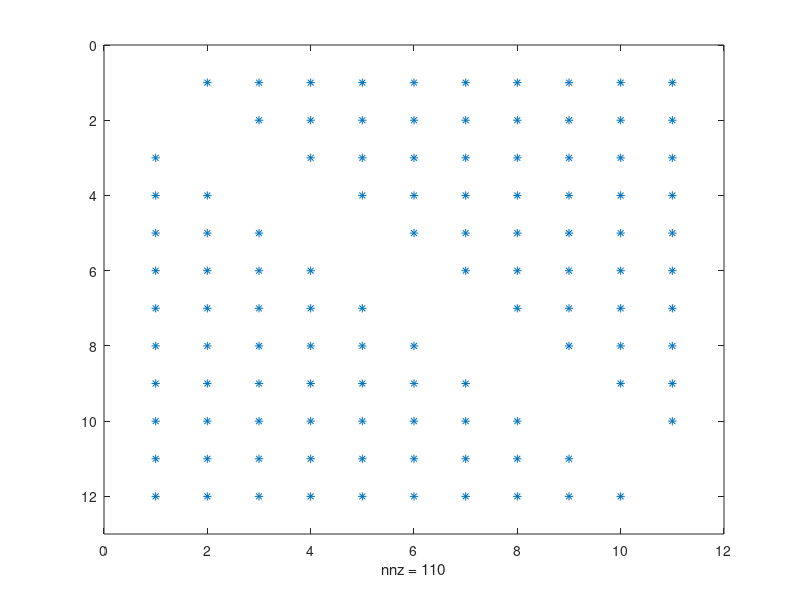

Write MATLAB code to recreate this figure.
function Proto_mat = Proto_mat_Gen()
M_1_mat  = ones(12, 11).*-1;
DDI_mat = M_1_mat;
for i=1:size(M_1_mat,1)
    for j = 1:size(M_1_mat,2)
        if(i==j)
            DDI_mat(i,j) = 0;
            DDI_mat(i+1,j) = 0;
%         else
%             DDI_mat(i,j) = M_1_mat(i,j);
        end
    end
end
figure(2)
spy(DDI_mat)
Par_mat = [-1 94 73 -1 -1 -1 -1 -1 55 83 -1 -1 7;...
    -1 27 -1 -1 -1 22 79 9 -1 -1 -1 12 -1;...
    -1 -1 -1 24 28 81 -1 33 -1 -1 -1 0 -1 ;...
    61 -1 47 -1 -1 -1 -1 -1 65 25 -1 -1 -1 ;...
    -1 -1 39 -1 -1 -1 84 -1 -1 41 72 -1 -1 ;...
    -1 -1 -1 -1 46 40 -1 82 -1 -1 -1 79 0;...
    -1 -1 95 53 -1 -1 -1 -1 -1 14 18 -1 -1;...
    -1 11 73 -1 -1 -1 2 -1 -1 47 -1 -1 -1;...
    12 -1 -1 -1 83 24 -1 43 -1 -1 -1 51 -1;...
    -1 -1 -1 -1 -1 94 -1 59 -1 -1 70 72 -1;...
    -1 -1 7 65 -1 -1 -1 -1 39 49 -1 -1 -1;...
    43 -1 -1 -1 -1 66 -1 41 -1 -1 -1 26 7];
% Par_mat = [-1 26 27 -1 -1 -1 -1 -1 32 14 -1 -1 7;...
%     -1 27 -1 -1 -1 22 29 9 -1 -1 -1 12 -1;...
%     -1 -1 -1 24 28 24 -1 30 -1 -1 -1 0 -1 ;...
%     11 -1 17 -1 -1 -1 -1 -1 7 5 -1 -1 -1 ;...
%     -1 -1 9 -1 -1 -1 14 -1 -1 31 25 -1 -1 ;...
%     -1 -1 -1 -1 4 12 -1 21 -1 -1 -1 23 0;...
%     -1 -1 15 13 -1 -1 -1 -1 -1 14 18 -1 -1;...
%     -1 11 23 -1 -1 -1 2 -1 -1 17 -1 -1 -1;...
%     12 -1 -1 -1 11 24 -1 4 -1 -1 -1 5 -1;...
%     -1 -1 -1 -1 -1 9 -1 5 -1 -1 0 2 -1;...
%     -1 -1 7 6 -1 -1 -1 -1 19 24 -1 -1 -1;...
%      3 -1 -1 -1 -1 16 -1 1 -1 -1 -1 2 7];
Proto_mat = [Par_mat,DDI_mat];
% figure(3)
% spy(Proto_mat)
